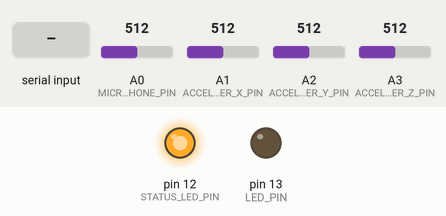
This sketch was run on a simulated Arduino Uno, built with avr-gcc and run on an emulated ATmega328P. On the bench: output pins drawn as LEDs (lit = HIGH). The inputs (shaded band) are chosen by the test bench; at power-on: A0 (MICROPHONE_PIN) = 512, A1 (ACCELEROMETER_X_PIN) = 512, A2 (ACCELEROMETER_Y_PIN) = 512, A3 (ACCELEROMETER_Z_PIN) = 512. No radio packets arrive unless stated; what the sketch prints to the serial monitor is not drawn.

Above: at 8.1 s.
8.2 s: "TEST\n" received over Serial
At 9.1 s:
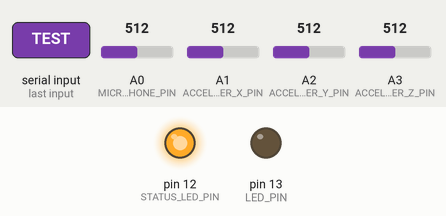
9.8 s: "CAL\n" received over Serial
At 11.0 s:
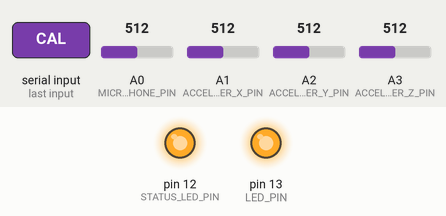
Timing chart, 0 to 14.7 s (numbered marks = the images above; inputs shaded):
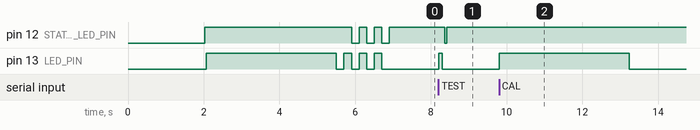

Measured:
- after the input at 8.2 s, pin 12 (STATUS_LED_PIN): HIGH → LOW after 0.17 s, → HIGH 0.05 s later; pin 13 (LED_PIN): LOW → HIGH at once, → LOW 0.10 s later
- after the input at 9.8 s, pin 13 (LED_PIN): LOW → HIGH at once, → LOW 3.4 s later

The sketch:

RifleShotDetector.ino
```cpp
#include <SPI.h>
#include <LoRa.h>

// LoRa radio pins (adjust for your board)
#define RFM95_CS 8
#define RFM95_INT 3
#define RFM95_RST 4
#define LORA_FREQUENCY 915E6

// Shot detection configuration
#define MICROPHONE_PIN A0      // Analog pin for microphone
#define ACCELEROMETER_X_PIN A1 // Accelerometer X axis
#define ACCELEROMETER_Y_PIN A2 // Accelerometer Y axis
#define ACCELEROMETER_Z_PIN A3 // Accelerometer Z axis

// Thresholds for shot detection
#define AUDIO_THRESHOLD 512    // Audio level threshold for muzzle blast
#define ACCEL_THRESHOLD 100    // Acceleration threshold for recoil
#define DETECTION_WINDOW_MS 50 // Time window to correlate audio and acceleration
#define DEBOUNCE_MS 1000       // Minimum time between shots

// LED and status
#define LED_PIN 13
#define STATUS_LED_PIN 12

// Shot detection state
unsigned long lastShotTime = 0;
bool shotDetected = false;

// Calibration values (set during setup)
int audioBaseline = 0;
int accelXBaseline = 0;
int accelYBaseline = 0;
int accelZBaseline = 0;

// Target ID to send shot notifications to
String targetID = "ALL"; // Send to all targets, or specify specific target

void setup()
{
  Serial.begin(9600);

  // Initialize pins
  pinMode(LED_PIN, OUTPUT);
  pinMode(STATUS_LED_PIN, OUTPUT);
  pinMode(MICROPHONE_PIN, INPUT);
  pinMode(ACCELEROMETER_X_PIN, INPUT);
  pinMode(ACCELEROMETER_Y_PIN, INPUT);
  pinMode(ACCELEROMETER_Z_PIN, INPUT);

  delay(2000);
  Serial.println("Rifle Shot Detector Starting...");

  // Initialize LoRa
  LoRa.setPins(RFM95_CS, RFM95_RST, RFM95_INT);
  if (!LoRa.begin(LORA_FREQUENCY))
  {
    Serial.println("LoRa init failed. Check wiring.");
    while (true)
    {
      digitalWrite(LED_PIN, HIGH);
      delay(100);
      digitalWrite(LED_PIN, LOW);
      delay(100);
    }
  }

  Serial.println("LoRa initialized successfully.");
  digitalWrite(STATUS_LED_PIN, HIGH);

  // Calibrate sensors
  calibrateSensors();

  Serial.println("Shot detector ready!");
  Serial.println("Commands:");
  Serial.println("  CAL - Recalibrate sensors");
  Serial.println("  TARGET <ID> - Set target ID for notifications");
  Serial.println("  TEST - Send test shot message");

  blinkReady();
}

void loop()
{
  handleSerialCommands();
  detectShot();
  delay(1); // Small delay to prevent overwhelming the processor
}

void calibrateSensors()
{
  Serial.println("Calibrating sensors... Keep rifle steady for 3 seconds...");
  digitalWrite(LED_PIN, HIGH);

  long audioSum = 0;
  long accelXSum = 0;
  long accelYSum = 0;
  long accelZSum = 0;

  int samples = 1000;
  for (int i = 0; i < samples; i++)
  {
    audioSum += analogRead(MICROPHONE_PIN);
    accelXSum += analogRead(ACCELEROMETER_X_PIN);
    accelYSum += analogRead(ACCELEROMETER_Y_PIN);
    accelZSum += analogRead(ACCELEROMETER_Z_PIN);
    delay(3);
  }

  audioBaseline = audioSum / samples;
  accelXBaseline = accelXSum / samples;
  accelYBaseline = accelYSum / samples;
  accelZBaseline = accelZSum / samples;

  digitalWrite(LED_PIN, LOW);

  Serial.println("Calibration complete:");
  Serial.print("  Audio baseline: ");
  Serial.println(audioBaseline);
  Serial.print("  Accel X baseline: ");
  Serial.println(accelXBaseline);
  Serial.print("  Accel Y baseline: ");
  Serial.println(accelYBaseline);
  Serial.print("  Accel Z baseline: ");
  Serial.println(accelZBaseline);
}

void detectShot()
{
  unsigned long currentTime = millis();

  // Debounce check
  if (currentTime - lastShotTime < DEBOUNCE_MS)
  {
    return;
  }

  // Read sensor values
  int audioLevel = analogRead(MICROPHONE_PIN);
  int accelX = analogRead(ACCELEROMETER_X_PIN);
  int accelY = analogRead(ACCELEROMETER_Y_PIN);
  int accelZ = analogRead(ACCELEROMETER_Z_PIN);

  // Calculate deviations from baseline
  int audioDeviation = abs(audioLevel - audioBaseline);
  int accelXDeviation = abs(accelX - accelXBaseline);
  int accelYDeviation = abs(accelY - accelYBaseline);
  int accelZDeviation = abs(accelZ - accelZBaseline);

  // Calculate combined acceleration deviation
  int accelTotalDeviation = sqrt(
      (accelXDeviation * accelXDeviation) +
      (accelYDeviation * accelYDeviation) +
      (accelZDeviation * accelZDeviation));

  // Check for shot detection
  bool audioTriggered = audioDeviation > AUDIO_THRESHOLD;
  bool accelTriggered = accelTotalDeviation > ACCEL_THRESHOLD;

  if (audioTriggered || accelTriggered)
  {
    // Wait a bit to see if both trigger within the detection window
    unsigned long detectionStart = millis();
    bool bothTriggered = audioTriggered && accelTriggered;

    while (!bothTriggered && (millis() - detectionStart) < DETECTION_WINDOW_MS)
    {
      if (!audioTriggered)
      {
        int newAudio = analogRead(MICROPHONE_PIN);
        audioTriggered = abs(newAudio - audioBaseline) > AUDIO_THRESHOLD;
      }

      if (!accelTriggered)
      {
        int newAccelX = analogRead(ACCELEROMETER_X_PIN);
        int newAccelY = analogRead(ACCELEROMETER_Y_PIN);
        int newAccelZ = analogRead(ACCELEROMETER_Z_PIN);
        int newAccelTotal = sqrt(
            (abs(newAccelX - accelXBaseline) * abs(newAccelX - accelXBaseline)) +
            (abs(newAccelY - accelYBaseline) * abs(newAccelY - accelYBaseline)) +
            (abs(newAccelZ - accelZBaseline) * abs(newAccelZ - accelZBaseline)));
        accelTriggered = newAccelTotal > ACCEL_THRESHOLD;
      }

      bothTriggered = audioTriggered && accelTriggered;
      delay(1);
    }

    if (bothTriggered)
    {
      onShotDetected();
    }
    else
    {
      // Single sensor trigger - might be false positive
      Serial.print("Single sensor trigger - Audio: ");
      Serial.print(audioTriggered ? "YES" : "NO");
      Serial.print(", Accel: ");
      Serial.println(accelTriggered ? "YES" : "NO");
    }
  }
}

void onShotDetected()
{
  lastShotTime = millis();

  Serial.println("🔫 SHOT DETECTED!");
  Serial.print("Timestamp: ");
  Serial.println(lastShotTime);

  // Visual feedback
  digitalWrite(LED_PIN, HIGH);
  delay(100);
  digitalWrite(LED_PIN, LOW);

  // Send shot notification via LoRa
  sendShotNotification();
}

void sendShotNotification()
{
  String message = "<SHOT," + targetID + "," + String(lastShotTime) + ">";

  Serial.print("Sending shot notification: ");
  Serial.println(message);

  LoRa.beginPacket();
  LoRa.print(message);
  LoRa.endPacket();

  // Brief status indication
  digitalWrite(STATUS_LED_PIN, LOW);
  delay(50);
  digitalWrite(STATUS_LED_PIN, HIGH);
}

void handleSerialCommands()
{
  if (Serial.available())
  {
    String command = Serial.readStringUntil('\n');
    command.trim();
    command.toUpperCase();

    if (command == "CAL")
    {
      calibrateSensors();
    }
    else if (command.startsWith("TARGET "))
    {
      String newTargetID = command.substring(7);
      newTargetID.trim();
      if (newTargetID.length() > 0)
      {
        targetID = newTargetID;
        Serial.print("Target ID set to: ");
        Serial.println(targetID);
      }
      else
      {
        Serial.println("Invalid target ID");
      }
    }
    else if (command == "TEST")
    {
      Serial.println("Sending test shot...");
      onShotDetected();
    }
    else if (command == "STATUS")
    {
      printStatus();
    }
    else if (command == "HELP")
    {
      printHelp();
    }
    else
    {
      Serial.print("Unknown command: ");
      Serial.println(command);
      Serial.println("Type HELP for available commands");
    }
  }
}

void printStatus()
{
  Serial.println("=== Shot Detector Status ===");
  Serial.print("Target ID: ");
  Serial.println(targetID);
  Serial.print("Audio baseline: ");
  Serial.println(audioBaseline);
  Serial.print("Audio threshold: ");
  Serial.println(AUDIO_THRESHOLD);
  Serial.print("Accel threshold: ");
  Serial.println(ACCEL_THRESHOLD);
  Serial.print("Last shot: ");
  Serial.println(lastShotTime);

  // Current sensor readings
  int currentAudio = analogRead(MICROPHONE_PIN);
  int currentAccelX = analogRead(ACCELEROMETER_X_PIN);
  int currentAccelY = analogRead(ACCELEROMETER_Y_PIN);
  int currentAccelZ = analogRead(ACCELEROMETER_Z_PIN);

  Serial.print("Current audio: ");
  Serial.print(currentAudio);
  Serial.print(" (dev: ");
  Serial.print(abs(currentAudio - audioBaseline));
  Serial.println(")");
  Serial.print("Current accel: X=");
  Serial.print(currentAccelX);
  Serial.print(" Y=");
  Serial.print(currentAccelY);
  Serial.print(" Z=");
  Serial.println(currentAccelZ);
}

void printHelp()
{
  Serial.println("=== Shot Detector Commands ===");
  Serial.println("CAL - Recalibrate sensors");
  Serial.println("TARGET <ID> - Set target ID for notifications");
  Serial.println("TEST - Send test shot message");
  Serial.println("STATUS - Show current status and sensor readings");
  Serial.println("HELP - Show this help");
}

void blinkReady()
{
  for (int i = 0; i < 3; i++)
  {
    digitalWrite(LED_PIN, HIGH);
    digitalWrite(STATUS_LED_PIN, HIGH);
    delay(200);
    digitalWrite(LED_PIN, LOW);
    digitalWrite(STATUS_LED_PIN, LOW);
    delay(200);
  }
  digitalWrite(STATUS_LED_PIN, HIGH); // Keep status LED on
}
```
